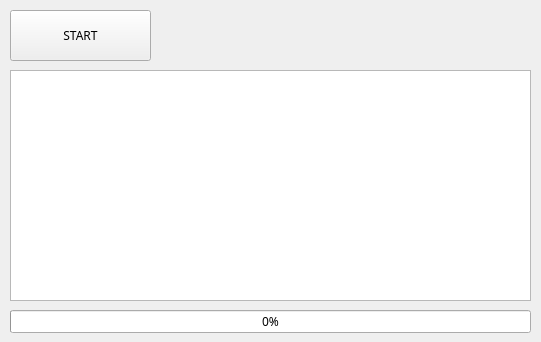
<?xml version="1.0" encoding="UTF-8"?>
<ui version="4.0">
 <class>Form</class>
 <widget class="QWidget" name="Form">
  <property name="geometry">
   <rect>
    <x>0</x>
    <y>0</y>
    <width>541</width>
    <height>342</height>
   </rect>
  </property>
  <property name="windowTitle">
   <string>스레드 테스트</string>
  </property>
  <widget class="QPushButton" name="btnStart">
   <property name="geometry">
    <rect>
     <x>10</x>
     <y>10</y>
     <width>141</width>
     <height>51</height>
    </rect>
   </property>
   <property name="font">
    <font>
     <family>나눔고딕</family>
    </font>
   </property>
   <property name="text">
    <string>START</string>
   </property>
  </widget>
  <widget class="QTextBrowser" name="txbLog">
   <property name="geometry">
    <rect>
     <x>10</x>
     <y>70</y>
     <width>521</width>
     <height>231</height>
    </rect>
   </property>
   <property name="font">
    <font>
     <family>나눔고딕</family>
    </font>
   </property>
  </widget>
  <widget class="QProgressBar" name="pgbTask">
   <property name="geometry">
    <rect>
     <x>10</x>
     <y>310</y>
     <width>521</width>
     <height>23</height>
    </rect>
   </property>
   <property name="font">
    <font>
     <family>나눔고딕</family>
    </font>
   </property>
   <property name="value">
    <number>0</number>
   </property>
  </widget>
 </widget>
 <resources/>
 <connections/>
</ui>
